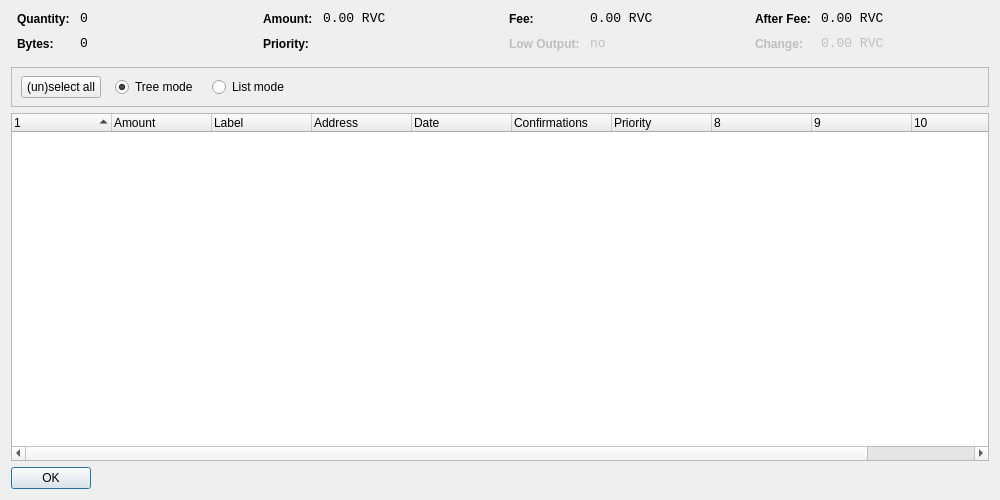
<?xml version="1.0" encoding="UTF-8"?>
<ui version="4.0">
 <class>CoinControlDialog</class>
 <widget class="QDialog" name="CoinControlDialog">
  <property name="geometry">
   <rect>
    <x>0</x>
    <y>0</y>
    <width>1000</width>
    <height>500</height>
   </rect>
  </property>
  <property name="windowTitle">
   <string>Coin Control</string>
  </property>
  <layout class="QVBoxLayout" name="verticalLayout">
   <item>
    <layout class="QHBoxLayout" name="horizontalLayoutTop" stretch="0,0,0,0">
     <property name="topMargin">
      <number>0</number>
     </property>
     <property name="bottomMargin">
      <number>10</number>
     </property>
     <item>
      <layout class="QFormLayout" name="formLayoutCoinControl1">
       <property name="horizontalSpacing">
        <number>10</number>
       </property>
       <property name="verticalSpacing">
        <number>10</number>
       </property>
       <property name="leftMargin">
        <number>6</number>
       </property>
       <property name="rightMargin">
        <number>6</number>
       </property>
       <item row="0" column="0">
        <widget class="QLabel" name="labelCoinControlQuantityText">
         <property name="styleSheet">
          <string notr="true">font-weight:bold;</string>
         </property>
         <property name="text">
          <string>Quantity:</string>
         </property>
        </widget>
       </item>
       <item row="0" column="1">
        <widget class="QLabel" name="labelCoinControlQuantity">
         <property name="font">
          <font>
           <family>Monospace</family>
           <pointsize>10</pointsize>
          </font>
         </property>
         <property name="cursor">
          <cursorShape>IBeamCursor</cursorShape>
         </property>
         <property name="contextMenuPolicy">
          <enum>Qt::ActionsContextMenu</enum>
         </property>
         <property name="text">
          <string notr="true">0</string>
         </property>
         <property name="textInteractionFlags">
          <set>Qt::LinksAccessibleByMouse|Qt::TextSelectableByKeyboard|Qt::TextSelectableByMouse</set>
         </property>
        </widget>
       </item>
       <item row="1" column="0">
        <widget class="QLabel" name="labelCoinControlBytesText">
         <property name="styleSheet">
          <string notr="true">font-weight:bold;</string>
         </property>
         <property name="text">
          <string>Bytes:</string>
         </property>
        </widget>
       </item>
       <item row="1" column="1">
        <widget class="QLabel" name="labelCoinControlBytes">
         <property name="font">
          <font>
           <family>Monospace</family>
           <pointsize>10</pointsize>
          </font>
         </property>
         <property name="cursor">
          <cursorShape>IBeamCursor</cursorShape>
         </property>
         <property name="contextMenuPolicy">
          <enum>Qt::ActionsContextMenu</enum>
         </property>
         <property name="text">
          <string notr="true">0</string>
         </property>
         <property name="textInteractionFlags">
          <set>Qt::LinksAccessibleByMouse|Qt::TextSelectableByKeyboard|Qt::TextSelectableByMouse</set>
         </property>
        </widget>
       </item>
      </layout>
     </item>
     <item>
      <layout class="QFormLayout" name="formLayoutCoinControl2">
       <property name="horizontalSpacing">
        <number>10</number>
       </property>
       <property name="verticalSpacing">
        <number>10</number>
       </property>
       <property name="leftMargin">
        <number>6</number>
       </property>
       <property name="rightMargin">
        <number>6</number>
       </property>
       <item row="0" column="0">
        <widget class="QLabel" name="labelCoinControlAmountText">
         <property name="styleSheet">
          <string notr="true">font-weight:bold;</string>
         </property>
         <property name="text">
          <string>Amount:</string>
         </property>
        </widget>
       </item>
       <item row="0" column="1">
        <widget class="QLabel" name="labelCoinControlAmount">
         <property name="font">
          <font>
           <family>Monospace</family>
           <pointsize>10</pointsize>
          </font>
         </property>
         <property name="cursor">
          <cursorShape>IBeamCursor</cursorShape>
         </property>
         <property name="contextMenuPolicy">
          <enum>Qt::ActionsContextMenu</enum>
         </property>
         <property name="text">
          <string notr="true">0.00 RVC</string>
         </property>
         <property name="textInteractionFlags">
          <set>Qt::LinksAccessibleByMouse|Qt::TextSelectableByKeyboard|Qt::TextSelectableByMouse</set>
         </property>
        </widget>
       </item>
       <item row="1" column="0">
        <widget class="QLabel" name="labelCoinControlPriorityText">
         <property name="styleSheet">
          <string notr="true">font-weight:bold;</string>
         </property>
         <property name="text">
          <string>Priority:</string>
         </property>
        </widget>
       </item>
       <item row="1" column="1">
        <widget class="QLabel" name="labelCoinControlPriority">
         <property name="font">
          <font>
           <family>Monospace</family>
           <pointsize>10</pointsize>
          </font>
         </property>
         <property name="cursor">
          <cursorShape>IBeamCursor</cursorShape>
         </property>
         <property name="contextMenuPolicy">
          <enum>Qt::ActionsContextMenu</enum>
         </property>
         <property name="text">
          <string/>
         </property>
         <property name="textInteractionFlags">
          <set>Qt::LinksAccessibleByMouse|Qt::TextSelectableByKeyboard|Qt::TextSelectableByMouse</set>
         </property>
        </widget>
       </item>
      </layout>
     </item>
     <item>
      <layout class="QFormLayout" name="formLayoutCoinControl3">
       <property name="horizontalSpacing">
        <number>10</number>
       </property>
       <property name="verticalSpacing">
        <number>10</number>
       </property>
       <property name="leftMargin">
        <number>6</number>
       </property>
       <property name="rightMargin">
        <number>6</number>
       </property>
       <item row="0" column="0">
        <widget class="QLabel" name="labelCoinControlFeeText">
         <property name="styleSheet">
          <string notr="true">font-weight:bold;</string>
         </property>
         <property name="text">
          <string>Fee:</string>
         </property>
        </widget>
       </item>
       <item row="0" column="1">
        <widget class="QLabel" name="labelCoinControlFee">
         <property name="font">
          <font>
           <family>Monospace</family>
           <pointsize>10</pointsize>
          </font>
         </property>
         <property name="cursor">
          <cursorShape>IBeamCursor</cursorShape>
         </property>
         <property name="contextMenuPolicy">
          <enum>Qt::ActionsContextMenu</enum>
         </property>
         <property name="text">
          <string notr="true">0.00 RVC</string>
         </property>
         <property name="textInteractionFlags">
          <set>Qt::LinksAccessibleByMouse|Qt::TextSelectableByKeyboard|Qt::TextSelectableByMouse</set>
         </property>
        </widget>
       </item>
       <item row="1" column="0">
        <widget class="QLabel" name="labelCoinControlLowOutputText">
         <property name="enabled">
          <bool>false</bool>
         </property>
         <property name="styleSheet">
          <string notr="true">font-weight:bold;</string>
         </property>
         <property name="text">
          <string>Low Output:</string>
         </property>
        </widget>
       </item>
       <item row="1" column="1">
        <widget class="QLabel" name="labelCoinControlLowOutput">
         <property name="enabled">
          <bool>false</bool>
         </property>
         <property name="font">
          <font>
           <family>Monospace</family>
           <pointsize>10</pointsize>
          </font>
         </property>
         <property name="cursor">
          <cursorShape>IBeamCursor</cursorShape>
         </property>
         <property name="contextMenuPolicy">
          <enum>Qt::ActionsContextMenu</enum>
         </property>
         <property name="text">
          <string notr="true">no</string>
         </property>
         <property name="textInteractionFlags">
          <set>Qt::LinksAccessibleByMouse|Qt::TextSelectableByKeyboard|Qt::TextSelectableByMouse</set>
         </property>
        </widget>
       </item>
      </layout>
     </item>
     <item>
      <layout class="QFormLayout" name="formLayoutCoinControl4">
       <property name="horizontalSpacing">
        <number>10</number>
       </property>
       <property name="verticalSpacing">
        <number>10</number>
       </property>
       <property name="leftMargin">
        <number>6</number>
       </property>
       <property name="rightMargin">
        <number>6</number>
       </property>
       <item row="0" column="0">
        <widget class="QLabel" name="labelCoinControlAfterFeeText">
         <property name="styleSheet">
          <string notr="true">font-weight:bold;</string>
         </property>
         <property name="text">
          <string>After Fee:</string>
         </property>
        </widget>
       </item>
       <item row="0" column="1">
        <widget class="QLabel" name="labelCoinControlAfterFee">
         <property name="font">
          <font>
           <family>Monospace</family>
           <pointsize>10</pointsize>
          </font>
         </property>
         <property name="cursor">
          <cursorShape>IBeamCursor</cursorShape>
         </property>
         <property name="contextMenuPolicy">
          <enum>Qt::ActionsContextMenu</enum>
         </property>
         <property name="text">
          <string notr="true">0.00 RVC</string>
         </property>
         <property name="textInteractionFlags">
          <set>Qt::LinksAccessibleByMouse|Qt::TextSelectableByKeyboard|Qt::TextSelectableByMouse</set>
         </property>
        </widget>
       </item>
       <item row="1" column="0">
        <widget class="QLabel" name="labelCoinControlChangeText">
         <property name="enabled">
          <bool>false</bool>
         </property>
         <property name="styleSheet">
          <string notr="true">font-weight:bold;</string>
         </property>
         <property name="text">
          <string>Change:</string>
         </property>
        </widget>
       </item>
       <item row="1" column="1">
        <widget class="QLabel" name="labelCoinControlChange">
         <property name="enabled">
          <bool>false</bool>
         </property>
         <property name="font">
          <font>
           <family>Monospace</family>
           <pointsize>10</pointsize>
          </font>
         </property>
         <property name="cursor">
          <cursorShape>IBeamCursor</cursorShape>
         </property>
         <property name="contextMenuPolicy">
          <enum>Qt::ActionsContextMenu</enum>
         </property>
         <property name="text">
          <string notr="true">0.00 RVC</string>
         </property>
         <property name="textInteractionFlags">
          <set>Qt::LinksAccessibleByMouse|Qt::TextSelectableByKeyboard|Qt::TextSelectableByMouse</set>
         </property>
        </widget>
       </item>
      </layout>
     </item>
    </layout>
   </item>
   <item>
    <widget class="QFrame" name="frame">
     <property name="minimumSize">
      <size>
       <width>0</width>
       <height>40</height>
      </size>
     </property>
     <property name="frameShape">
      <enum>QFrame::StyledPanel</enum>
     </property>
     <property name="frameShadow">
      <enum>QFrame::Sunken</enum>
     </property>
     <widget class="QWidget" name="horizontalLayoutWidget">
      <property name="geometry">
       <rect>
        <x>10</x>
        <y>0</y>
        <width>781</width>
        <height>41</height>
       </rect>
      </property>
      <layout class="QHBoxLayout" name="horizontalLayoutPanel" stretch="0,0,0,0,0">
       <property name="spacing">
        <number>14</number>
       </property>
       <item>
        <widget class="QPushButton" name="pushButtonSelectAll">
         <property name="sizePolicy">
          <sizepolicy hsizetype="Maximum" vsizetype="Fixed">
           <horstretch>0</horstretch>
           <verstretch>0</verstretch>
          </sizepolicy>
         </property>
         <property name="text">
          <string>(un)select all</string>
         </property>
        </widget>
       </item>
       <item>
        <widget class="QRadioButton" name="radioTreeMode">
         <property name="sizePolicy">
          <sizepolicy hsizetype="Maximum" vsizetype="Fixed">
           <horstretch>0</horstretch>
           <verstretch>0</verstretch>
          </sizepolicy>
         </property>
         <property name="text">
          <string>Tree mode</string>
         </property>
         <property name="checked">
          <bool>true</bool>
         </property>
        </widget>
       </item>
       <item>
        <widget class="QRadioButton" name="radioListMode">
         <property name="sizePolicy">
          <sizepolicy hsizetype="Maximum" vsizetype="Fixed">
           <horstretch>0</horstretch>
           <verstretch>0</verstretch>
          </sizepolicy>
         </property>
         <property name="text">
          <string>List mode</string>
         </property>
        </widget>
       </item>
       <item>
        <spacer name="horizontalSpacer">
         <property name="orientation">
          <enum>Qt::Horizontal</enum>
         </property>
         <property name="sizeHint" stdset="0">
          <size>
           <width>40</width>
           <height>20</height>
          </size>
         </property>
        </spacer>
       </item>
      </layout>
     </widget>
    </widget>
   </item>
   <item>
    <widget class="CoinControlTreeWidget" name="treeWidget">
     <property name="contextMenuPolicy">
      <enum>Qt::CustomContextMenu</enum>
     </property>
     <property name="sortingEnabled">
      <bool>false</bool>
     </property>
     <property name="columnCount">
      <number>11</number>
     </property>
     <attribute name="headerShowSortIndicator" stdset="0">
      <bool>true</bool>
     </attribute>
     <attribute name="headerStretchLastSection">
      <bool>false</bool>
     </attribute>
     <column>
      <property name="text">
       <string/>
      </property>
     </column>
     <column>
      <property name="text">
       <string>Amount</string>
      </property>
     </column>
     <column>
      <property name="text">
       <string>Label</string>
      </property>
     </column>
     <column>
      <property name="text">
       <string>Address</string>
      </property>
     </column>
     <column>
      <property name="text">
       <string>Date</string>
      </property>
     </column>
     <column>
      <property name="text">
       <string>Confirmations</string>
      </property>
      <property name="toolTip">
       <string>Confirmed</string>
      </property>
     </column>
     <column>
      <property name="text">
       <string>Priority</string>
      </property>
     </column>
     <column>
      <property name="text">
       <string/>
      </property>
     </column>
     <column>
      <property name="text">
       <string/>
      </property>
     </column>
     <column>
      <property name="text">
       <string/>
      </property>
     </column>
     <column>
      <property name="text">
       <string/>
      </property>
     </column>
    </widget>
   </item>
   <item>
    <widget class="QDialogButtonBox" name="buttonBox">
     <property name="sizePolicy">
      <sizepolicy hsizetype="Maximum" vsizetype="Fixed">
       <horstretch>0</horstretch>
       <verstretch>0</verstretch>
      </sizepolicy>
     </property>
     <property name="orientation">
      <enum>Qt::Horizontal</enum>
     </property>
     <property name="standardButtons">
      <set>QDialogButtonBox::Ok</set>
     </property>
    </widget>
   </item>
  </layout>
 </widget>
 <customwidgets>
  <customwidget>
   <class>CoinControlTreeWidget</class>
   <extends>QTreeWidget</extends>
   <header>coincontroltreewidget.h</header>
  </customwidget>
 </customwidgets>
 <resources/>
 <connections/>
</ui>
